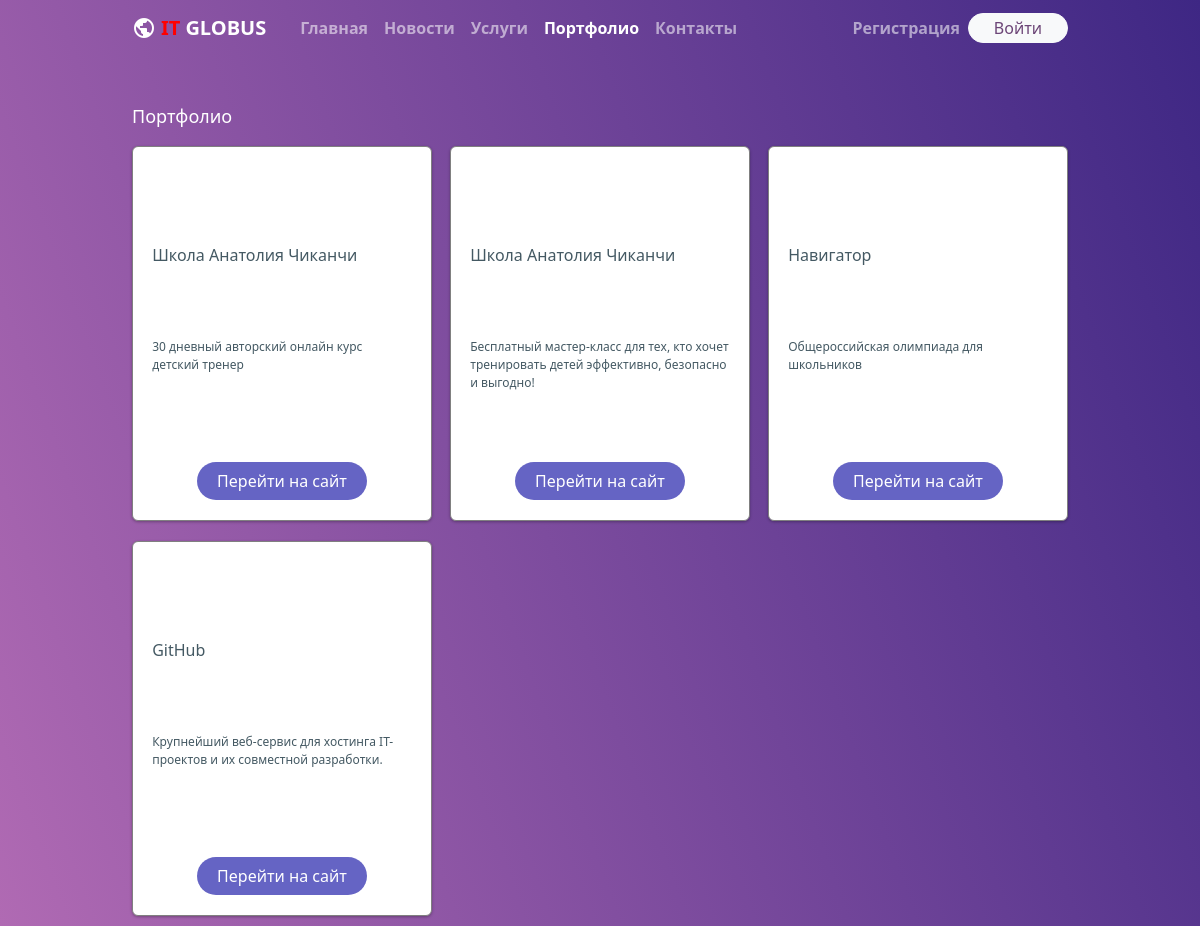
Page /portfolio/ on the earlier database version.
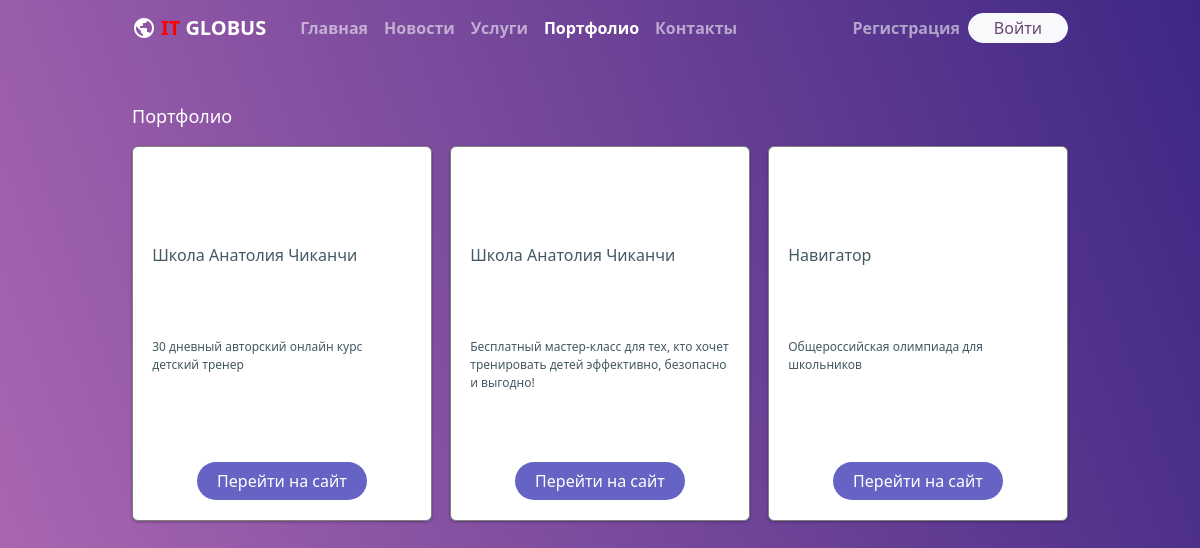
Same page on the later database version.
### partfolio/models.py (models this page shows, shortened)
class PortfolioModel(models.Model):
    title = models.CharField('Название проекта', max_length=30)
    description = models.CharField('Описание проекта', max_length=300)
    image = models.ImageField(upload_to='portfolio/')
    url_address = models.URLField(max_length=200)
    date = models.DateTimeField('Дата создания')
    class Meta:
        ordering = ['-date']
        verbose_name = ('Портфолио')
        verbose_name_plural = ('Портфолио')
    def get_image(self):
        if self.image:
            from django.utils.safestring import mark_safe
            return mark_safe(
                u'<a href="{0}" target="_blank"><img src="{0}" width="100" heigth="100" style="border-radius: 10%; border: 2px solid #ccc;"/></a>'.format(self.image.url)
            )
        else:
            return '(Нет изображения)'
    get_image.short_description = 'Изображение'
    get_image.allow_tags = True

### partfolio/views.py (the view)
# urls.py: path('', PortfolioListView.as_view(), name='index'),
class PortfolioListView(ListView):
    template_name = "partfolio/partfolio.html"
    model = PortfolioModel
    context_object_name = 'portfolio'
    paginate_by = 5

### templates/partfolio/partfolio.html (shortened to what this page needs)
{% extends 'base/base.html' %}
{% block content %}
<h2 style="color: white; margin-top: 50px; font-size: 18px;">Портфолио</h2>
<div style="display: flex; flex-direction: row; flex-wrap: wrap; align-items: start; justify-content: space-between;">
    {% for p in portfolio %}
       <div class="panel-services" style="min-height: 375px; display: flex; flex-direction: column; align-content: stretch; justify-content: space-between;">
            <div class="width: 100%; border: 1px solid green;">
            </div>
            <h5 class="title-h mt-3">{{ p.title }}</h5>
            <p class="small-h panel-content mt-1 mb-1">{{ p.description }} </p>
            <div class="d-flex justify-content-center" style="font-size: 10px;">
            <form action="{{ p.url_address }}">
                <button type="submit" class="btn rounded-pill" style="width: 170px; background-color: #6564c4; color: white;">Перейти на сайт</button>
            </form>
            </div>
        </div>
    {% endfor %}
</div>
{% endblock content %}

Differences in the rows shown:
removed PortfolioModel: title "GitHub", description "Крупнейший веб-сервис для хостинга IT-проектов и их совместной разработки."
